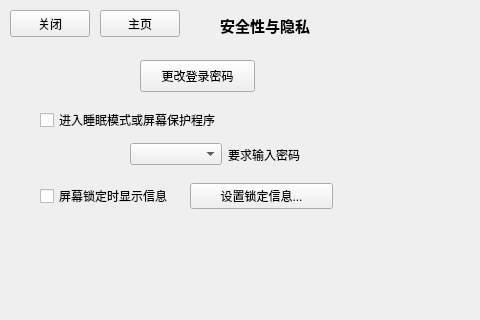
<?xml version="1.0" encoding="UTF-8"?>
<ui version="4.0">
 <class>Safcc</class>
 <widget class="QWidget" name="Safcc">
  <property name="geometry">
   <rect>
    <x>0</x>
    <y>0</y>
    <width>480</width>
    <height>320</height>
   </rect>
  </property>
  <property name="windowTitle">
   <string>Form</string>
  </property>
  <widget class="QPushButton" name="pushButton">
   <property name="geometry">
    <rect>
     <x>140</x>
     <y>60</y>
     <width>115</width>
     <height>32</height>
    </rect>
   </property>
   <property name="text">
    <string>更改登录密码</string>
   </property>
  </widget>
  <widget class="QCheckBox" name="checkBox">
   <property name="geometry">
    <rect>
     <x>40</x>
     <y>110</y>
     <width>191</width>
     <height>20</height>
    </rect>
   </property>
   <property name="text">
    <string>进入睡眠模式或屏幕保护程序</string>
   </property>
  </widget>
  <widget class="QPushButton" name="pushButton_3">
   <property name="geometry">
    <rect>
     <x>10</x>
     <y>10</y>
     <width>80</width>
     <height>27</height>
    </rect>
   </property>
   <property name="text">
    <string>关闭</string>
   </property>
  </widget>
  <widget class="QLabel" name="label_2">
   <property name="geometry">
    <rect>
     <x>220</x>
     <y>10</y>
     <width>121</width>
     <height>31</height>
    </rect>
   </property>
   <property name="font">
    <font>
     <pointsize>11</pointsize>
     <weight>75</weight>
     <bold>true</bold>
    </font>
   </property>
   <property name="text">
    <string>安全性与隐私</string>
   </property>
  </widget>
  <widget class="QPushButton" name="pushButton_4">
   <property name="geometry">
    <rect>
     <x>100</x>
     <y>10</y>
     <width>80</width>
     <height>27</height>
    </rect>
   </property>
   <property name="text">
    <string>主页</string>
   </property>
  </widget>
  <widget class="QWidget" name="layoutWidget">
   <property name="geometry">
    <rect>
     <x>40</x>
     <y>180</y>
     <width>293</width>
     <height>32</height>
    </rect>
   </property>
   <layout class="QHBoxLayout" name="horizontalLayout">
    <item>
     <widget class="QCheckBox" name="checkBox_2">
      <property name="text">
       <string>屏幕锁定时显示信息</string>
      </property>
     </widget>
    </item>
    <item>
     <widget class="QPushButton" name="pushButton_2">
      <property name="text">
       <string>设置锁定信息...</string>
      </property>
     </widget>
    </item>
   </layout>
  </widget>
  <widget class="QWidget" name="layoutWidget">
   <property name="geometry">
    <rect>
     <x>130</x>
     <y>140</y>
     <width>190</width>
     <height>29</height>
    </rect>
   </property>
   <layout class="QHBoxLayout" name="horizontalLayout_2">
    <item>
     <widget class="QComboBox" name="comboBox"/>
    </item>
    <item>
     <widget class="QLabel" name="label">
      <property name="text">
       <string>要求输入密码</string>
      </property>
     </widget>
    </item>
   </layout>
  </widget>
 </widget>
 <resources/>
 <connections/>
</ui>
